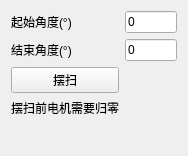
            <widget class="QWidget" name="page_5">
             <property name="geometry">
              <rect>
               <x>0</x>
               <y>0</y>
               <width>188</width>
               <height>156</height>
              </rect>
             </property>
             <attribute name="label">
              <string>摆扫模式</string>
             </attribute>
             <layout class="QGridLayout" name="gridLayout_10">
              <item row="1" column="0">
               <widget class="QLabel" name="label_23">
                <property name="text">
                 <string>结束角度(°)</string>
                </property>
               </widget>
              </item>
              <item row="0" column="1">
               <widget class="QLineEdit" name="lineEdit_motorSweepStartAngle">
                <property name="sizePolicy">
                 <sizepolicy hsizetype="Preferred" vsizetype="Fixed">
                  <horstretch>0</horstretch>
                  <verstretch>0</verstretch>
                 </sizepolicy>
                </property>
                <property name="text">
                 <string>0</string>
                </property>
               </widget>
              </item>
              <item row="1" column="1">
               <widget class="QLineEdit" name="lineEdit_motorSweepEndAngle">
                <property name="sizePolicy">
                 <sizepolicy hsizetype="Preferred" vsizetype="Fixed">
                  <horstretch>0</horstretch>
                  <verstretch>0</verstretch>
                 </sizepolicy>
                </property>
                <property name="text">
                 <string>0</string>
                </property>
               </widget>
              </item>
              <item row="3" column="0">
               <widget class="QPushButton" name="btn_motorSweep">
                <property name="toolTip">
                 <string>角度相等时，停止摆扫</string>
                </property>
                <property name="text">
                 <string>摆扫</string>
                </property>
               </widget>
              </item>
              <item row="5" column="0">
               <spacer name="verticalSpacer_7">
                <property name="orientation">
                 <enum>Qt::Vertical</enum>
                </property>
                <property name="sizeHint" stdset="0">
                 <size>
                  <width>20</width>
                  <height>114</height>
                 </size>
                </property>
               </spacer>
              </item>
              <item row="0" column="0">
               <widget class="QLabel" name="label_22">
                <property name="text">
                 <string>起始角度(°)</string>
                </property>
               </widget>
              </item>
              <item row="4" column="0">
               <widget class="QLabel" name="label_28">
                <property name="text">
                 <string>摆扫前电机需要归零</string>
                </property>
               </widget>
              </item>
             </layout>
            </widget>
